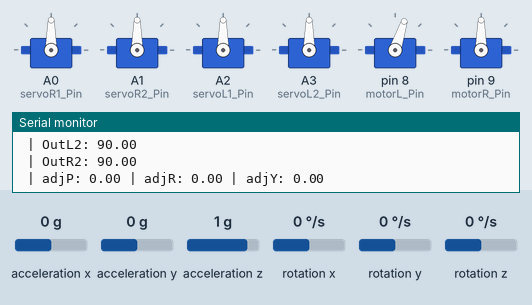
This sketch was run on a simulated Arduino Uno, built for the host (arithmetic inside an expression is 32-bit, double 64-bit). On the bench: 6 × servo, the last lines printed to the serial monitor. The inputs (shaded band) are chosen by the test bench; at power-on: acceleration x 0 g, acceleration y 0 g, acceleration z 1 g, rotation x 0 °/s, rotation y 0 °/s, rotation z 0 °/s. Storage starts empty.

Above: at 8.7 s.
8.8 s: acceleration x set to -1.4 g
At 9.5 s:
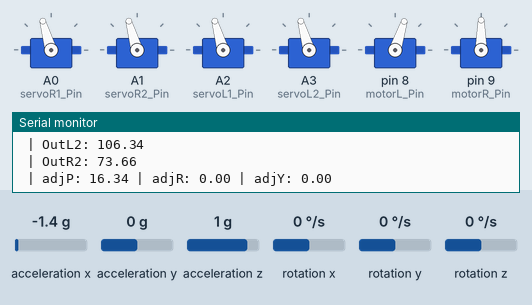
10.3 s: acceleration y set to -1.4 g
At 10.8 s:
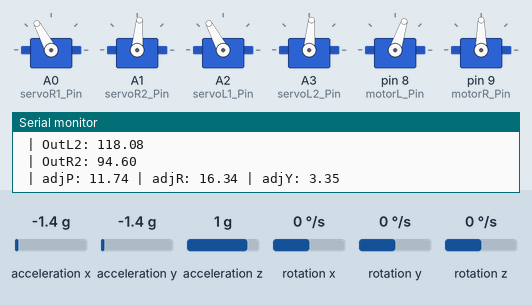
11.8 s: acceleration z set to -1.4 g
At 12.7 s:
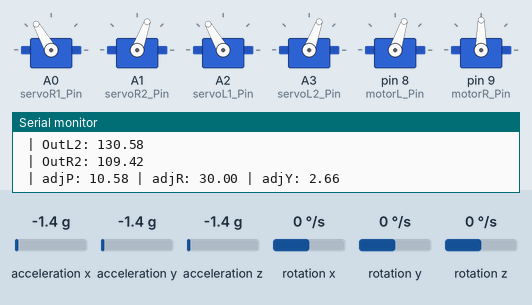
13.3 s: acceleration y set to -0.8 g
At 14.4 s:
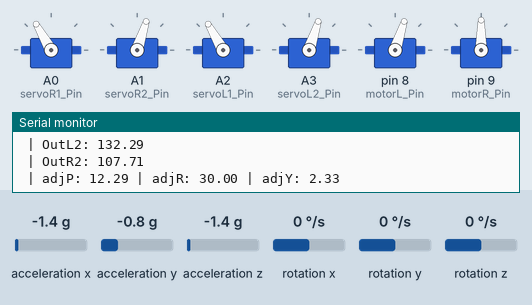
14.8 s: acceleration z set to -0.8 g
At 15.2 s:
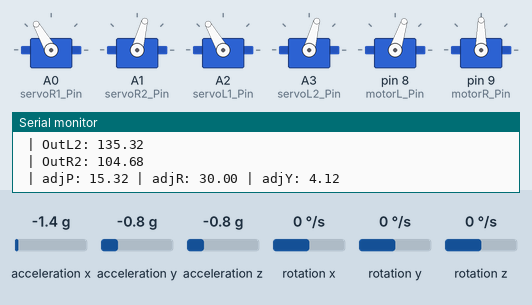
16.3 s: acceleration y set to -0.2 g
17.8 s: acceleration y set to 0.1 g
At 19.2 s:
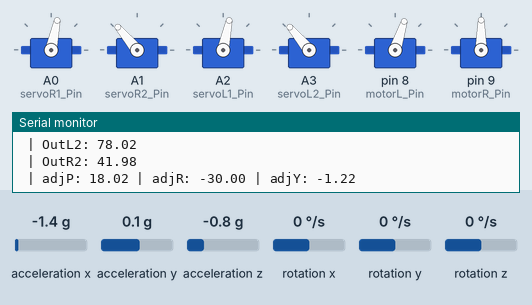
Timing chart, 0 to 20.3 s (numbered marks = the images above; inputs shaded):
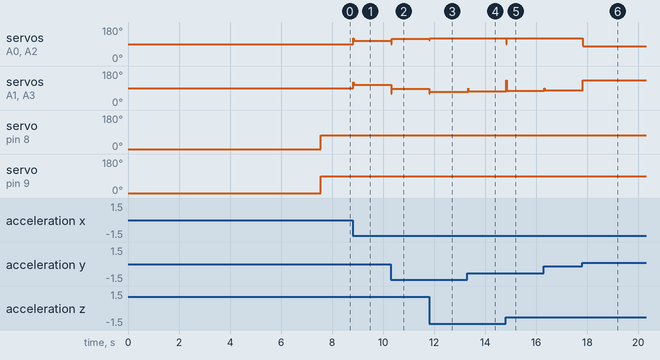

Measured:
- after the input at 8.8 s, servo on A0 (servoR1_Pin), servo on A1 (servoR2_Pin), servo on A2 (servoL1_Pin), servo on A3 (servoL2_Pin): 90° → 106° at once
- after the input at 10.3 s, servo on A0 (servoR1_Pin), servo on A2 (servoL1_Pin): 106° → 118° at once; servo on A1 (servoR2_Pin), servo on A3 (servoL2_Pin): 106° → 85° at once
- after the input at 11.8 s, servo on A0 (servoR1_Pin), servo on A2 (servoL1_Pin): 118° → 120° at once; servo on A1 (servoR2_Pin), servo on A3 (servoL2_Pin): 85° → 70° at once
- after the input at 13.3 s, servo on A1 (servoR2_Pin), servo on A3 (servoL2_Pin): 70° → 72° at once
- after the input at 14.8 s, servo on A0 (servoR1_Pin), servo on A2 (servoL1_Pin): 120° → 90° at once, → 120° 0.02 s later; servo on A1 (servoR2_Pin), servo on A3 (servoL2_Pin): 72° → 75° at once
- after the input at 16.3 s, servo on A1 (servoR2_Pin), servo on A3 (servoL2_Pin): 75° → 77° at once
- after the input at 17.8 s, servo on A0 (servoR1_Pin), servo on A2 (servoL1_Pin): 120° → 78° at once; servo on A1 (servoR2_Pin), servo on A3 (servoL2_Pin): 77° → 130° at once

The sketch:

TVC_Gimbal_Motor.ino
```cpp
#include <SD.h>
#include <Wire.h>
#include <Servo.h>
#include "PID_Controller.h"
#include "IMU.h"
#include "Logger.h"

// --- Hardware Pins ---

//Electronic Speed Controller (ESC) PWN Output Pins
const int motorL_Pin = 8;
const int motorR_Pin = 9;

//Servo Actuator Pins
const int servoR1_Pin = A0;
const int servoR2_Pin = A1;
const int servoL1_Pin = A2;
const int servoL2_Pin = A3;

//SD Card Adapter Module
const int sd_Card = 4;

// --- Hardware Setup ---
IMUHandler imu;
Logger logger;
Servo motorL, motorR;
Servo sR1, sR2, sL1, sL2;

// --- PID Configuration ---
// PIDController(dt, Kp, Ki, Kd, min_out, max_out)
PIDController pidPitch(0.01, 0.3, 0.0, 0.05, -30.0, 30.0);
PIDController pidRoll(0.01, 0.3, 0.0, 0.05, -30.0, 30.0);
PIDController pidYaw(0.01, 0.1, 0.0, 0.3, -30.0, 30.0);

// Setpoints: pole to stay at 0 degrees (vertical)
const double targetPitch = 0.0;
const double targetRoll = 0.0;
const double targetYaw = 0.0;

//Time Tracking Variables
unsigned long lastMicros = 0;

void setup() {
  Serial.begin(115200);
  Wire.begin();
  Wire.setClock(400000); // High speed I2C for fast corrections

  //servos PWN output Pins with safe pulse ranges
  sR1.attach(servoR1_Pin, 1000, 2000);
  sR2.attach(servoR2_Pin, 1000, 2000);
  sL1.attach(servoL1_Pin, 1000, 2000);
  sL2.attach(servoL2_Pin, 1000, 2000);

  // Initial Centering
  moveGimbals(90);

  //Motor PWM output Pins
  motorL.attach(motorL_Pin, 1000, 2000);
  motorR.attach(motorR_Pin, 1000, 2000);

  //Arming Sequence
  motorL.writeMicroseconds(1000);
  motorR.writeMicroseconds(1000);
  Serial.println(F("Waiting 5 seconds for ESCs to arm..."));
  delay(5000);

  //Debugging code
  if (imu.begin()) {
    Serial.println(F("IMU Initialized. System Standing By..."));
  } else {
    Serial.println(F("IMU Connection Failed!"));
    while (1);
  }

  if (logger.begin(sd_Card)) {
    Serial.println(F("SD Initialized"));
  } else{
    Serial.println(F("SD Failed"));
  }

  delay(2000); // Safety delay to step back
  lastMicros = micros();
}

void loop() {
  unsigned long currentMicros = micros();

  // 100Hz Control Loop (every 10ms)
  if (currentMicros - lastMicros >= 10000) {
    lastMicros = currentMicros;

    if (imu.update()) {
      // 1. Get current orientation from MPU6050
      double currentPitch = imu.getPitch();
      double currentYaw = imu.getYaw();
      double currentRoll = imu.getRoll();

      // 2. Calculate PID Adjustments
      double adjPitch = pidPitch.calculate(targetPitch, currentPitch);
      double adjRoll = pidRoll.calculate(targetRoll, currentRoll);
      double adjYaw = pidYaw.calculate(targetYaw, currentYaw);

      // 3. 3D Mixing Logic
      double outL1 = 90 + adjRoll + adjPitch;
      double outR1 = 90 + adjRoll - adjPitch;

      double outL2 = 90 + adjRoll + adjPitch;
      double outR2 = 90 + adjRoll - adjPitch;

      //SD Card Logging
      logger.logData(millis(), currentPitch, currentRoll, currentYaw, outL1, outR1, outL2, outR2);

      // 4. Final Output with Safety Constraints
      sL1.write(constrain(outL1, 50, 120));
      sL2.write(180 - constrain(outR1, 50, 120));

      sR1.write(constrain(outL2, 50, 120));
      sR2.write(180 - constrain(outR2, 50, 120));

      //Fixed Throttle Setting
      motorL.writeMicroseconds(1400);
      motorR.writeMicroseconds(1500);

      // Debugging: Monitor the stability
      static unsigned long lastPrint = 0;
      if (millis() - lastPrint > 100) {
        Serial.print("P: "); Serial.print(currentPitch);
        Serial.print(" | R: "); Serial.print(currentRoll);
        Serial.print(" | Y: "); Serial.print(currentYaw);
        Serial.print(" | OutL1: "); Serial.println(outL1);
        Serial.print(" | OutR1: "); Serial.println(outR1);
        Serial.print(" | OutL2: "); Serial.println(outL2);
        Serial.print(" | OutR2: "); Serial.println(outR2);
        Serial.print(" | adjP: "); Serial.print(adjPitch);
        Serial.print(" | adjR: "); Serial.print(adjRoll);
        Serial.print(" | adjY: "); Serial.println(adjYaw);
        lastPrint = millis();
      }
    }
  }
}

void moveGimbals(int pos) {
  sR1.write(pos);
  sR2.write(pos);
  sL1.write(pos);
  sL2.write(pos);
}
```

IMU.h
```cpp
#include "I2Cdev.h"
#include "MPU6050_6Axis_MotionApps20.h"
#include "Wire.h"


class IMUHandler {
  public:
    MPU6050 mpu;
    bool dmpReady = false;
    uint16_t packetSize;
    uint8_t fifoBuffer[64];
    Quaternion q;
    VectorFloat gravity;
    float ypr[3];


    bool begin() {
      mpu.initialize();
      uint8_t devStatus = mpu.dmpInitialize();


      //Custom Calibration Offests for MPU6050
      mpu.setXAccelOffset(-2159);
      mpu.setYAccelOffset(-3779);
      mpu.setZAccelOffset(2794);
      mpu.setXGyroOffset(147);
      mpu.setYGyroOffset(57);
      mpu.setZGyroOffset(7);


      if (devStatus == 0) {
        mpu.CalibrateAccel(6);
        mpu.CalibrateGyro(6);
        mpu.setDMPEnabled(true);
        dmpReady = true;
        packetSize = mpu.dmpGetFIFOPacketSize();
        return true;
      }
      return false; //Initialization failed
    }


    bool update() {
      if (!dmpReady) return false;

      //Extract operational sensor data
      if (mpu.dmpGetCurrentFIFOPacket(fifoBuffer)) {

        //raw measurements into 3D coordinate frame arrays
        mpu.dmpGetQuaternion(&q, fifoBuffer);
        mpu.dmpGetGravity(&gravity, &q);
        mpu.dmpGetYawPitchRoll(ypr, &q, &gravity); //Computes Euler spatial dynamics
        return true;


      }
      return false; //buffer empty or packet Transmission inerrupted
    }


    float getPitch() {
      return ypr[1] * 180 / M_PI;
    }


    float getYaw() {
      return ypr[0] * 180 / M_PI;
    }

    float getRoll() {
      return ypr[2] * 180 / M_PI; //
    }
};
```

Logger.h
```cpp
#include <SD.h>
#include <SPI.h>

class Logger {
  public:
    File dataFile;
    bool sdReady = false; //SPI mount confirmation register variable

    bool begin(int csPin) {
      if (SD.begin(csPin)) {
        sdReady = true;

        //Initialize structure for file
        dataFile = SD.open("Free4.csv", FILE_WRITE);
        if (dataFile) {
          //Indexing labels
          dataFile.println("Time_ms, Pitch, Roll, Yaw, outL1, outR1, outL2, outR2");
          dataFile.close(); //Sector clear down
          return true;
        }
      }
      return false;
    }

    void logData(unsigned long ms, float p, float r, float y, float sL1, float sR1, float sL2, float sR2) {
      if (!sdReady) return;

      //Open storage file on local cache regions
      dataFile = SD.open("Free4.csv", FILE_WRITE);
      if (dataFile) {
        dataFile.print(ms);
        dataFile.print(",");
        dataFile.print(p);
        dataFile.print(",");
        dataFile.print(r);
        dataFile.print(",");
        dataFile.print(y);
        dataFile.print(",");
        dataFile.print(sL1);
        dataFile.print(",");
        dataFile.print(sR1);
        dataFile.print(",");
        dataFile.print(sL2);
        dataFile.print(",");
        dataFile.println(sR2);
        dataFile.close();
      }
    }
};
```

PID_Controller.h
```cpp
#include <Arduino.h>


class PIDController {
  public:

    //Parametric Constructor
    PIDController(double dt, double Kp, double Ki, double Kd, double min, double max)
      : dt_(dt), Kp_(Kp), Ki_(Ki), Kd_(Kd), min_(min), max_(max), integral_(0), last_error_(0){}

    double calculate(double setpoint, double pv) {

      //Step 1: Compute true systemic tracking deviation
      double error = setpoint - pv;

      //Step 2: Calculate Proportional Term
      double Pout = Kp_ * error;

      //Step 3: Calculate Integral Term
      integral_ += error * dt_;

      //limit to how much the Integral can help/hurt
      if (integral_ > 10) integral_ = 10;
      else if (integral_ < -10) integral_ = -10;
      double Iout = Ki_ * integral_;


      //Step 4: Calculate Derivative Term
      double derivative = (error - last_error_) / dt_;
      double Dout = Kd_ * derivative;

      //Step 5: Combine components into single output
      double output = Pout + Iout + Dout;


      //Step 6: Output Boundary Clamping Protection
      if (output > max_) output = max_;
      else if (output <min_) output = min_;

      //Cache current error parameter
      last_error_ = error;
      return output;
    }


    void reset() {
      integral_ = 0;
      last_error_ = 0;
    }
  private:
    double dt_, Kp_, Ki_, Kd_, min_, max_, integral_, last_error_;
};
```
